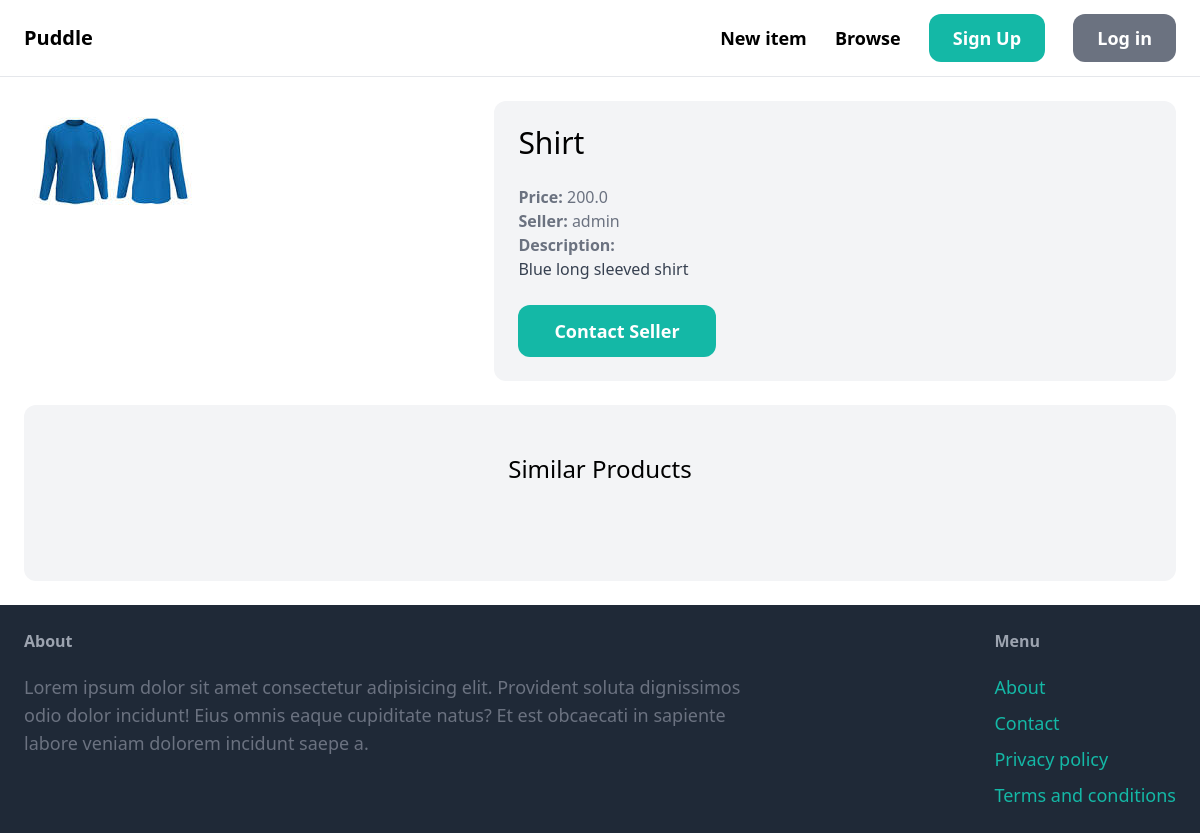
The app's page /items/1/, older data.
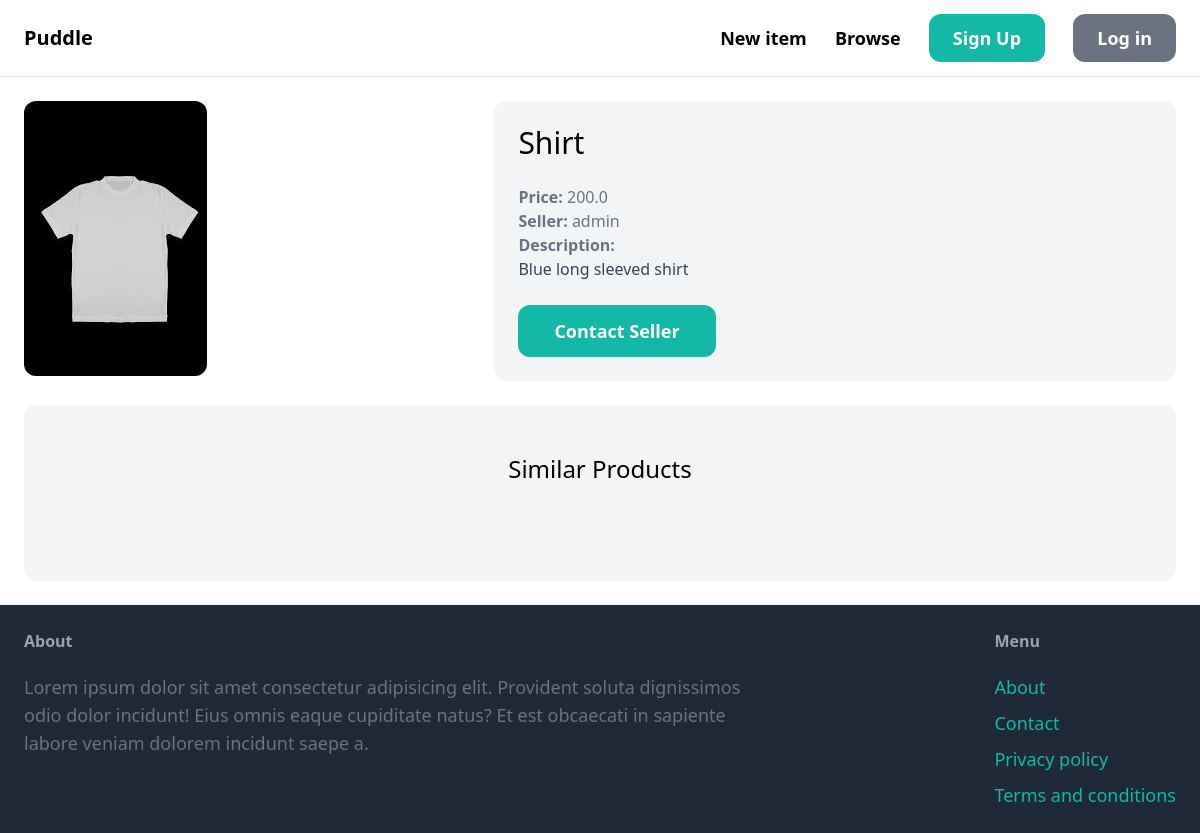
The same page, newer data.
### item/models.py (models this page shows, shortened)
class Items(models.Model):
    category = models.ForeignKey(Category, related_name='items', on_delete=models.CASCADE)
    name = models.CharField(max_length=255)
    description = models.TextField(blank=True, null=True)
    price = models.FloatField()
    image = models.ImageField(upload_to='item_images', blank=True, null=True)
    is_sold = models.BooleanField(default=False)
    created_by = models.ForeignKey(User, related_name='items', on_delete=models.CASCADE)
    created_at = models.DateTimeField(auto_now_add=True)
    class Meta:
        verbose_name_plural = 'Items'

### item/views.py (the view)
# urls.py: path('<int:pk>/',views.detail,name='detail'),
def detail(request, pk):
    item = get_object_or_404(Items, pk=pk)
    related_items = Items.objects.filter(category=item.category, is_sold=False).exclude(pk=pk)[0:3]
    context = {"item": item, 'related_items':related_items}
    return render(request, 'item/detail.html',context)

### item/templates/item/detail.html (shortened to what this page needs)
{% extends 'core/base.html' %}
{% block content %}
<div class="grid grid-cols-5 gap-6">
  <div class="col-span-2">
        <img src="{{ item.image.url }}" class="rounded-xl">
  </div>
  <div class="col-span-3 p-6 bg-gray-100 rounded-xl">
    <h1 class="mb-6 text-3xl">{{ item.name }}</h1>
    <p class="text-gray-500"><strong>Price: </strong>{{item.price}}</p>
    <p class="text-gray-500"><strong>Seller: </strong>{{item.created_by.username}}</p>
    {% if item.description %}
      <p class="text-gray-700"><strong class="text-gray-500">Description: </strong><br>
      {{ item.description }}
      </p>
      {% endif%}
      <a href="#" class="inline-block mt-6 px-9 py-3 text-lg font-semibold bg-teal-500 text-white rounded-xl hover:bg-teal-700">Contact Seller</a>
  </div>
</div>
<div class="mt-6 px-6 py-12 bg-gray-100 rounded-xl">
  <h2 class="mb-12 text-2xl text-center">Similar Products</h2>
 </div>
{% endblock %}

Row changes from the older to the newer data that the page shows:
changed Items "Shirt": image: a different picture
